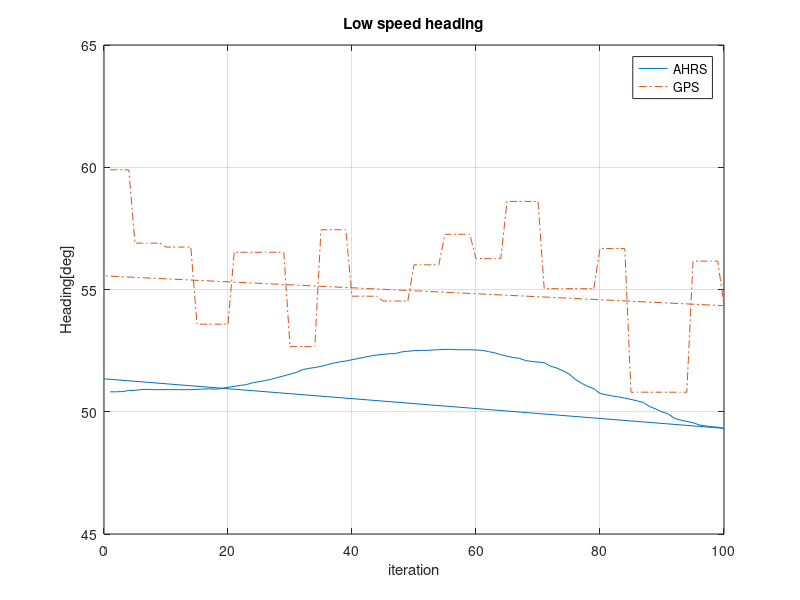

MATLAB code to generate this figure:
close all
clear all

high = csvread('data2High.csv');
low = csvread('data2Low.csv');

high_iter = high(:,1);
high_ahrs = high(:,2);
high_gps = high(:,3);

low_iter = low(:,1);
low_ahrs = low(:,2);
low_gps = low(:,3);

plot(low_iter, low_ahrs,'-',low_iter,low_gps,'-.')
title('Low speed heading')
xlabel('iteration')
ylabel('Heading[deg]')
grid on
xlim([0,100])
ylim([45, 65])
legend('AHRS','GPS')